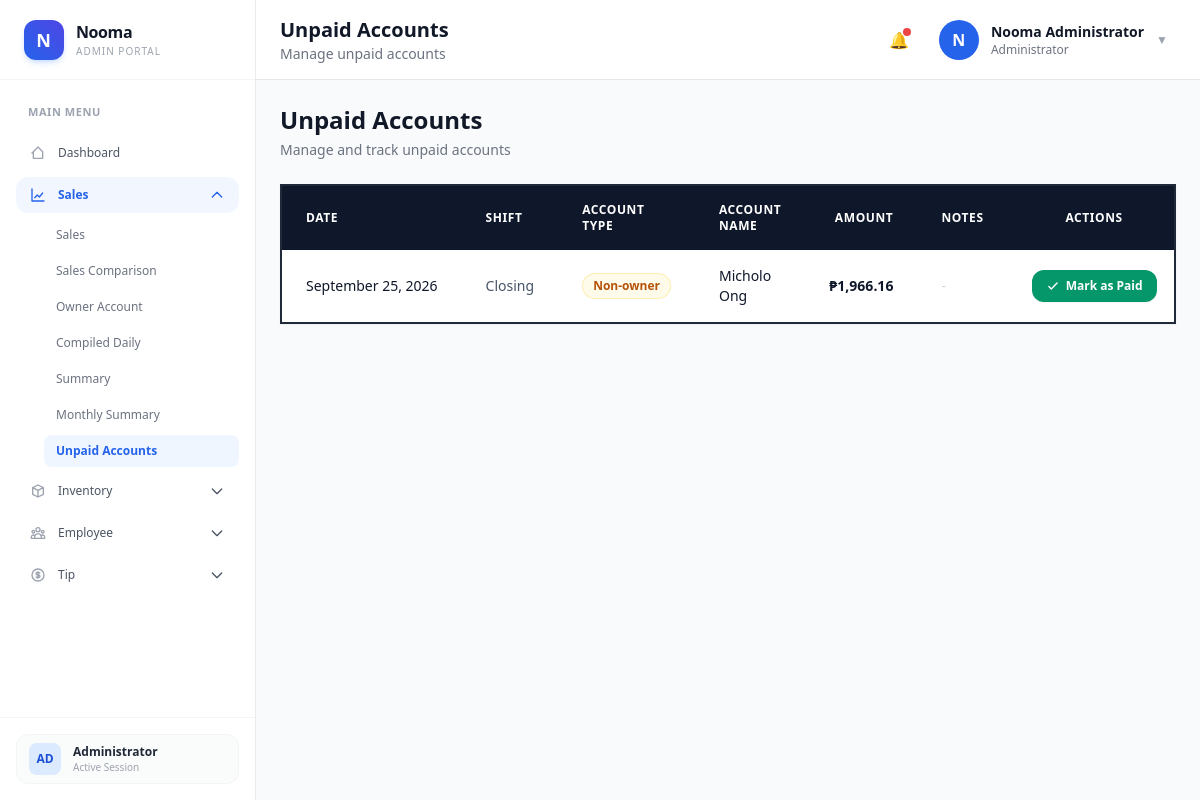
The app's page /frontend/UnpaidAccount/UnpaidAccount.php (signed in), older data.
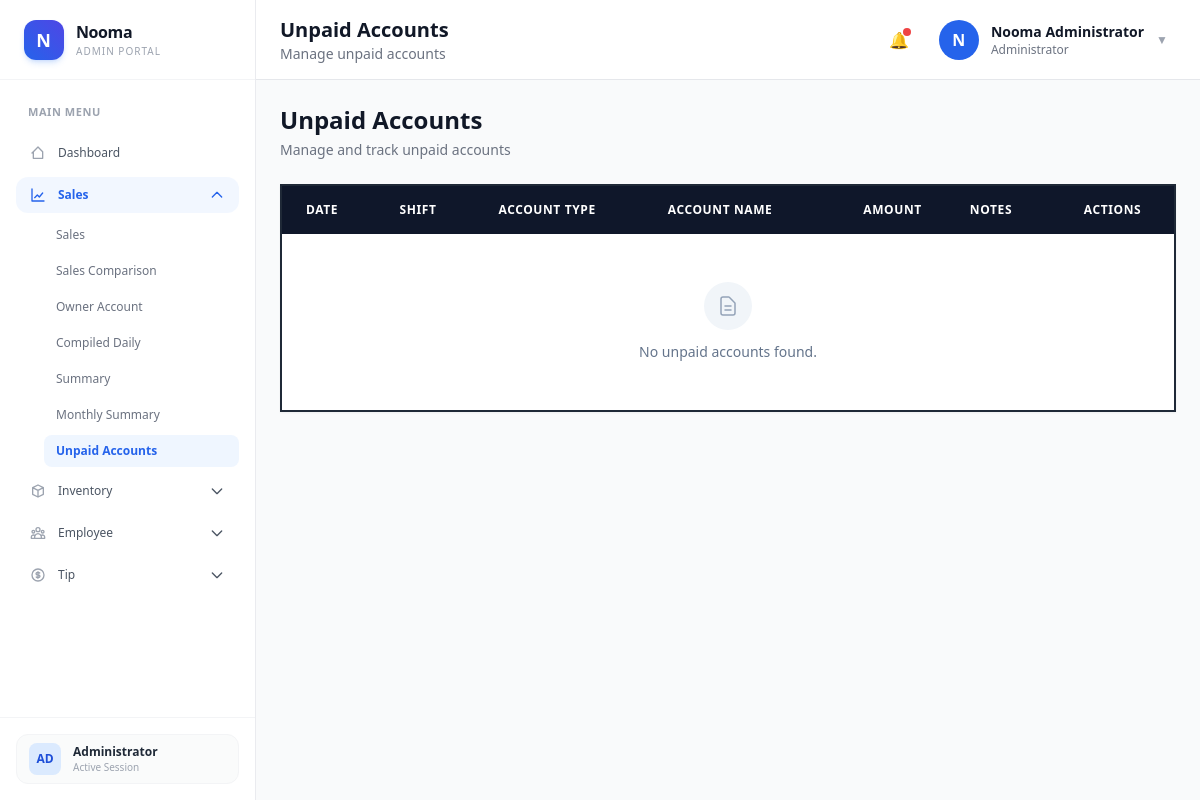
The same page, newer data.
### tables this page shows
CREATE TABLE `daily_reports` (
  `report_id` bigint(20) UNSIGNED NOT NULL,
  `report_number` varchar(50) NOT NULL,
  `report_date` date NOT NULL,
  `shift_name` varchar(50) DEFAULT 'Regular',
  `week_number` tinyint(3) UNSIGNED NOT NULL,
  `cashier_id` bigint(20) UNSIGNED NOT NULL,
  `total_tables` int(10) UNSIGNED NOT NULL DEFAULT 0,
  `total_pax` int(10) UNSIGNED NOT NULL DEFAULT 0,
  `telegram_declared_total` decimal(12,2) NOT NULL DEFAULT 0.00,
  `pos_sales_total` decimal(12,2) NOT NULL DEFAULT 0.00,
  `status` enum('draft','submitted','approved','reopened','voided') NOT NULL DEFAULT 'draft',
  `notes` text DEFAULT NULL,
  `submitted_at` datetime DEFAULT NULL,
  `approved_by` bigint(20) UNSIGNED DEFAULT NULL,
  `approved_at` datetime DEFAULT NULL,
  `created_at` timestamp NOT NULL DEFAULT current_timestamp(),
  `updated_at` timestamp NOT NULL DEFAULT current_timestamp() ON UPDATE current_timestamp()
);

### frontend/UnpaidAccount/UnpaidAccount.php (the view, shortened to what the changed rows need)
<?php
require_once __DIR__ . "/../../backend/config/database.php";
$hasPaidNote = static function ($note): bool {
    return preg_match('/(?:^|[^a-z])paid(?:$|[^a-z])/i', (string) $note) === 1;
};
$unpaidAccounts = [];
$stmt = mysqli_prepare($conn, "SELECT report_id, report_number, report_date, shift_name, notes FROM daily_reports WHERE status <> 'voided' ORDER BY report_date DESC, report_id DESC");
mysqli_stmt_execute($stmt);
$result = mysqli_stmt_get_result($stmt);
while ($row = mysqli_fetch_assoc($result)) {
    $payload = json_decode($row["notes"] ?? "", true);
    if (is_array($payload)) {
        $unpaidAccountNames = [];
        if (!empty($payload["unpaidAccountName"])) {
            $unpaidAccountNames["unpaidAccountName"] = $payload["unpaidAccountName"];
        }
        foreach ($payload as $field => $value) {
            if (preg_match('/^unpaidAccountName_(\d+)$/', $field)) {
                $unpaidAccountNames[$field] = $value;
            }
        }
        foreach ($unpaidAccountNames as $nameField => $accountName) {
            $accountIndex = $nameField === "unpaidAccountName" ? "" : substr($nameField, strlen("unpaidAccountName_"));
            $amountField = $accountIndex === "" ? "unpaidAccountAmount" : "unpaidAccountAmount_" . $accountIndex;
            $noteField = $accountIndex === "" ? "unpaidAccountNote" : "unpaidAccountNote_" . $accountIndex;
            $accountName = trim((string) $accountName);
            $accountAmount = (float) str_replace(",", "", (string) ($payload[$amountField] ?? 0));
            $accountNote = $payload[$noteField] ?? "";
            if ($accountName !== "" && $accountAmount > 0 && !$hasPaidNote($accountNote)) {
                $unpaidAccounts[] = [
                    "report_id" => $row["report_id"],
                    "report_number" => $row["report_number"],
                    "report_date" => $row["report_date"],
                    "shift_name" => $row["shift_name"],
                    "account_type" => "non-owner",
                    "account_name" => $accountName,
                    "amount" => $accountAmount,
                    "field_index" => $accountIndex
                ];
            }
        }
    }
}
$ownerAccountNames = [];
$ownerNamesResult = mysqli_query($conn, "SELECT account_holder_id, account_name FROM account_holders WHERE account_type = 'owner' AND is_active = 1");
if ($ownerNamesResult) {
    while ($row = mysqli_fetch_assoc($ownerNamesResult)) {
        $ownerAccountNames[$row["account_holder_id"]] = $row["account_name"];
    }
}
?>
<!DOCTYPE html>
<html lang="en">
<head>
    <script src="https://cdn.tailwindcss.com"></script>
</head>
<body class="bg-gray-50 text-gray-900">
<div class="lg:ml-64 min-h-screen">
    <?php include "../Components/navbar.php"; ?>
    <main class="p-4 md:p-6">
        <div class="mb-6">
            <h2 class="text-2xl font-bold">Unpaid Accounts</h2>
        </div>
        <div class="bg-white border-2 border-gray-800 shadow-sm overflow-hidden">
            <div class="overflow-x-auto">
                <table class="w-full text-left border-collapse">
        <thead>
            <tr class="bg-slate-900 text-white text-xs font-semibold tracking-wider uppercase">
                <th class="px-6 py-4">Date</th>
                <th class="px-6 py-4">Shift</th>
                <th class="px-6 py-4">Account Type</th>
                <th class="px-6 py-4">Account Name</th>
                <th class="px-6 py-4 text-right">Amount</th>
                <th class="px-6 py-4">Notes</th>
                <th class="px-6 py-4 text-center">Actions</th>
            </tr>
        </thead>
        <tbody class="divide-y divide-slate-100 text-sm text-slate-700">
            <?php if (empty($unpaidAccounts)): ?>
                <tr>
                    <td colspan="7" class="px-6 py-12 text-center">
                        <div class="flex flex-col items-center justify-center space-y-3">
                            <div class="w-12 h-12 rounded-full bg-slate-100 flex items-center justify-center text-slate-400">
                                <svg class="w-6 h-6" fill="none" stroke="currentColor" viewBox="0 0 24 24">
                                    <path stroke-linecap="round" stroke-linejoin="round" stroke-width="1.5" d="M9 12h6m-6 4h6m2 5H7a2 2 0 01-2-2V5a2 2 0 012-2h5.586a1 1 0 01.707.293l5.414 5.414a1 1 0 01.293.707V19a2 2 0 01-2 2z"></path>
                                </svg>
                            </div>
                            <p class="text-sm font-medium text-slate-500">No unpaid accounts found.</p>
                        </div>
                    </td>
                </tr>
            <?php else: ?>
                <?php foreach ($unpaidAccounts as $account): ?>
                    <tr class="transition-colors hover:bg-slate-50/80 group">
                        <td class="px-6 py-4 font-medium text-slate-900 whitespace-nowrap">
                            <?= date("F d, Y", strtotime($account["report_date"])) ?>
                        </td>
                        <td class="px-6 py-4 text-slate-600 whitespace-nowrap">
                            <?= htmlspecialchars($account["shift_name"]) ?>
                        </td>
                        <td class="px-6 py-4 whitespace-nowrap">
                            <?php if ($account["account_type"] === "owner"): ?>
                                <span class="inline-flex items-center px-2.5 py-1 rounded-full text-xs font-semibold bg-purple-50 text-purple-700 border border-purple-200/60">
                                    Owner
                                </span>
                            <?php else: ?>
                                <span class="inline-flex items-center px-2.5 py-1 rounded-full text-xs font-semibold bg-amber-50 text-amber-700 border border-amber-200/60">
                                    <?= ucfirst($account["account_type"]) ?>
                                </span>
                            <?php endif; ?>
                        </td>
                        <td class="px-6 py-4 font-medium text-slate-900">
                            <?php if ($account["account_type"] === "owner"): ?>
                                <?= htmlspecialchars($ownerAccountNames[$account["account_id"]] ?? "Owner account #" . $account["account_id"]) ?>
                            <?php else: ?>
                                <?= htmlspecialchars($account["account_name"]) ?>
                            <?php endif; ?>
                        </td>
                        <td class="px-6 py-4 text-right font-bold text-slate-900 whitespace-nowrap">
                            ₱<?= number_format($account["amount"], 2) ?>
                        </td>
                        <td class="px-6 py-4 text-slate-600 max-w-xs truncate">
                            <?php if ($account["account_type"] === "owner" && !empty($account["note"])): ?>
                                <?= htmlspecialchars($account["note"]) ?>
                            <?php else: ?>
                                <span class="text-slate-300">-</span>
                            <?php endif; ?>
                        </td>
                        <td class="px-6 py-4 text-center whitespace-nowrap">
                            <button
                                type="button"
                                class="mark-as-paid inline-flex items-center justify-center px-3.5 py-2 bg-emerald-600 hover:bg-emerald-700 text-white text-xs font-semibold rounded-xl shadow-sm hover:shadow transition-all duration-200 focus:outline-none focus:ring-2 focus:ring-emerald-500/20 active:scale-95"
                                data-report-id="<?= (int) $account["report_id"] ?>"
                                data-account-type="<?= htmlspecialchars($account["account_type"]) ?>"
                                <?php if ($account["account_type"] === "owner"): ?>
                                    data-account-id="<?= (int) $account["account_id"] ?>"
                                <?php else: ?>
                                    data-field-index="<?= htmlspecialchars($account["field_index"]) ?>"
                                <?php endif; ?>
                            >
                                <svg class="w-3.5 h-3.5 mr-1.5" fill="none" stroke="currentColor" viewBox="0 0 24 24">
                                    <path stroke-linecap="round" stroke-linejoin="round" stroke-width="2.5" d="M5 13l4 4L19 7"></path>
                                </svg>
                                Mark as Paid
                            </button>
                        </td>
                    </tr>
                <?php endforeach; ?>
            <?php endif; ?>
        </tbody>
    </table>
            </div>
        </div>
    </main>
</div>
</body>
</html>

Row changes from the older to the newer data that the page shows:
no longer on this page (row edited): daily_reports: report_date "September 25, 2026", shift_name "Closing", account_type "Non-owner", account_name "Micholo Ong", amount "1,966.16"
Text that changed along with them:
text now shown: "No unpaid accounts found."
